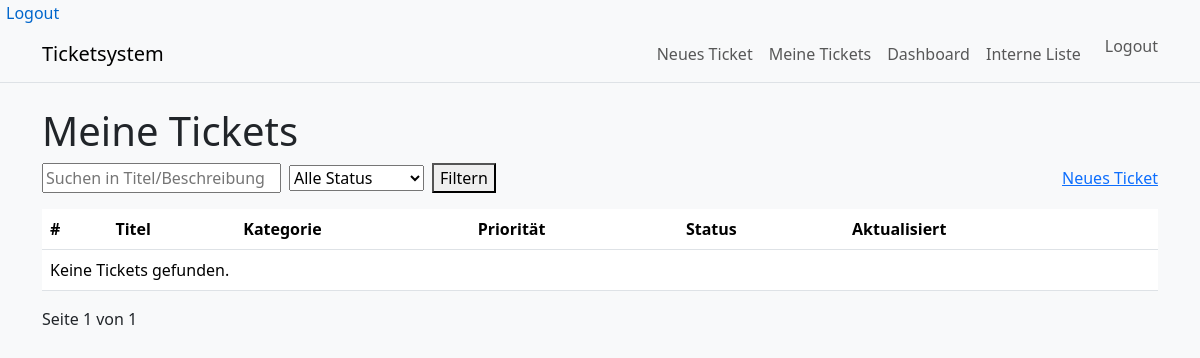
Page /tickets/me/ (signed in) on the earlier database version.
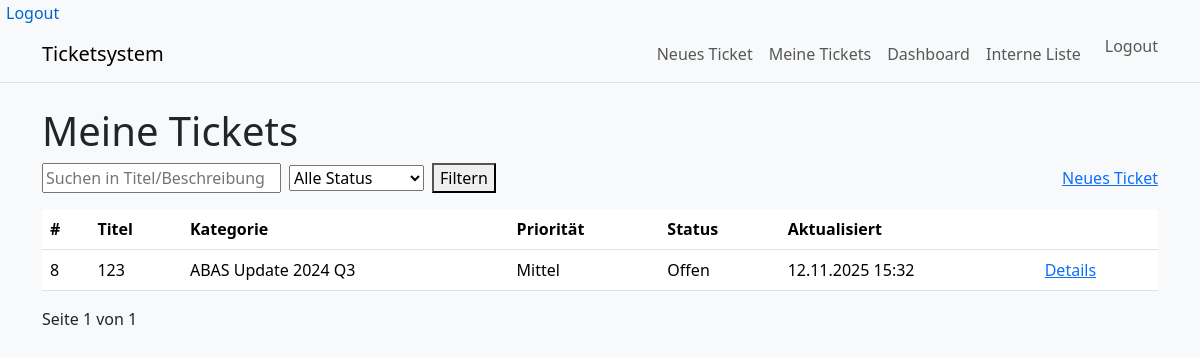
Same page on the later database version.
### tickets/models.py (models this page shows, shortened)
class Ticket(models.Model):
    class Priority(models.TextChoices):
        LOW = "low", "Niedrig"
        MEDIUM = "medium", "Mittel"
        HIGH = "high", "Hoch"
        CRITICAL = "critical", "Kritisch"
    class Status(models.TextChoices):
        OPEN = "open", "Offen"
        IN_PROGRESS = "in_progress", "In Bearbeitung"
        RESOLVED = "resolved", "Gelöst"
    reporter = models.ForeignKey(
        settings.AUTH_USER_MODEL,
        on_delete=models.SET_NULL,
        null=True, blank=True,
        related_name="reported_tickets",
        verbose_name="Gemeldet von"
    )
    assigned_to = models.ForeignKey(
        settings.AUTH_USER_MODEL,
        on_delete=models.SET_NULL,
        null=True, blank=True,
        related_name="assigned_tickets",
        verbose_name="Zugewiesen an"
    )
    name = models.CharField("Ihr Name", max_length=120, validators=[MinLengthValidator(2)])
    email = models.EmailField("Ihre E-Mail", validators=[validate_email])
    title = models.CharField("Titel", max_length=200)
    description = models.TextField("Beschreibung")
    category = models.ForeignKey(Category, null=True, blank=True, on_delete=models.SET_NULL, verbose_name="Kategorie")
    priority = models.CharField("Priorität", max_length=10, choices=Priority.choices, default=Priority.MEDIUM)
    status = models.CharField("Status", max_length=20, choices=Status.choices, default=Status.OPEN)
    created_at = models.DateTimeField("Erstellt am", default=timezone.now, editable=False)
    updated_at = models.DateTimeField("Aktualisiert am", auto_now=True)
    class Meta:
        verbose_name = "Ticket"
        verbose_name_plural = "Tickets"
        ordering = ["-updated_at"]

class Category(models.Model):
    name = models.CharField(max_length=80, unique=True)
    class Meta:
        verbose_name = "Kategorie"
        verbose_name_plural = "Kategorien"
        ordering = ["name"]
    def __str__(self) -> str:
        return self.name

### tickets/views.py (the view)
# urls.py: path("tickets/me/",  my_ticket_list, name="my_tickets"),
@login_required
def my_ticket_list(request):
    q = request.GET.get("q", "").strip()
    status = request.GET.get("status", "").strip()
    qs = Ticket.objects.filter(reporter=request.user).order_by("-updated_at")
    if status:
        qs = qs.filter(status=status)
    if q:
        qs = qs.filter(Q(title__icontains=q) | Q(description__icontains=q))
    paginator = Paginator(qs, 12)
    page_obj = paginator.get_page(request.GET.get("page"))
    return render(request, "tickets/my_tickets.html",
        {
            "page_obj": page_obj,
            "q": q,
            "status": status,
            "statuses": Ticket.Status.choices,
            "my_view": True,  # optionaler Flag fürs Template
        },
    )

### templates/tickets/my_tickets.html (shortened to what this page needs)
{% extends "base.html" %}
{% load static %}
{% block content %}
<h1>Meine Tickets</h1>
<form method="get" class="mb-3" style="display:flex; gap:.5rem; align-items:center;">
  <input type="text" name="q" value="{{ q }}" placeholder="Suchen in Titel/Beschreibung">
  <select name="status">
    <option value="">Alle Status</option>
  </select>
  <button type="submit">Filtern</button>
  <a href="{% url 'tickets:ticket_new' %}" style="margin-left:auto;">Neues Ticket</a>
</form>
<table class="table">
  <thead>
    <tr>
      <th>#</th>
      <th>Titel</th>
      <th>Kategorie</th>
      <th>Priorität</th>
      <th>Status</th>
      <th>Aktualisiert</th>
      <th></th>
    </tr>
  </thead>
  <tbody>
    {% for t in page_obj.object_list %}
      <tr>
        <td>{{ t.id }}</td>
        <td>{{ t.title }}</td>
        <td>{{ t.category }}</td>
        <td>
          {% if t.priority == "critical" %}<strong>Kritisch</strong>
          {% elif t.priority == "high" %}Hoch
          {% elif t.priority == "medium" %}Mittel
          {% else %}Niedrig{% endif %}
        </td>
        <td>
          {% if t.status == "open" %}Offen
          {% elif t.status == "in_progress" %}In Bearbeitung
          {% else %}Gelöst{% endif %}
        </td>
        <td>{{ t.updated_at|date:"d.m.Y H:i" }}</td>
        <td><a href="{% url 'tickets:my_ticket_detail' t.pk %}">Details</a></td>
      </tr>
    {% empty %}
      <tr><td colspan="7">Keine Tickets gefunden.</td></tr>
    {% endfor %}
  </tbody>
</table>
<div class="pagination" style="display:flex; gap:.5rem;">
  <span>Seite {{ page_obj.number }} von {{ page_obj.paginator.num_pages }}</span>
</div>
{% endblock %}

Differences in the rows shown:
added Ticket: id "8", title "123", category "ABAS Update 2024 Q3", priority "Mittel", status "Offen", updated_at "12.11.2025 15:32"
Other differences:
text no longer shown: "Keine Tickets gefunden."
